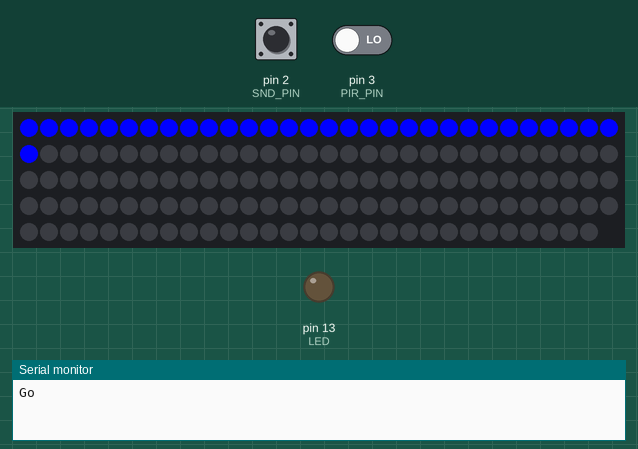
A sketch run on a simulated Arduino Uno, built with avr-gcc and run on an emulated ATmega328P. Parts: 149 RGB LEDs in strip order, left to right, continuing on the next row, output pins drawn as LEDs (lit = HIGH), the last lines printed to the serial monitor. The inputs (shaded band) are chosen by the test bench; at power-on: pin 2 (SND_PIN) HIGH, pin 3 (PIR_PIN) LOW. Dim RGB values are drawn brighter than linear.

Above: at 10.3 s.
10.4 s: pin 2 (SND_PIN) driven LOW
At 11.98 s:
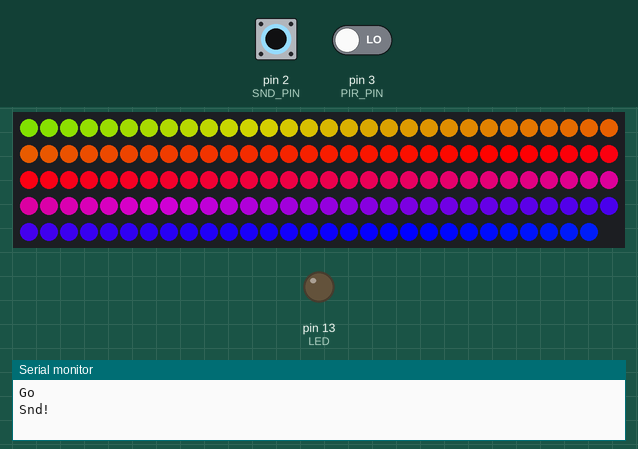
12.0 s: pin 3 (PIR_PIN) driven HIGH
At 12.8 s:
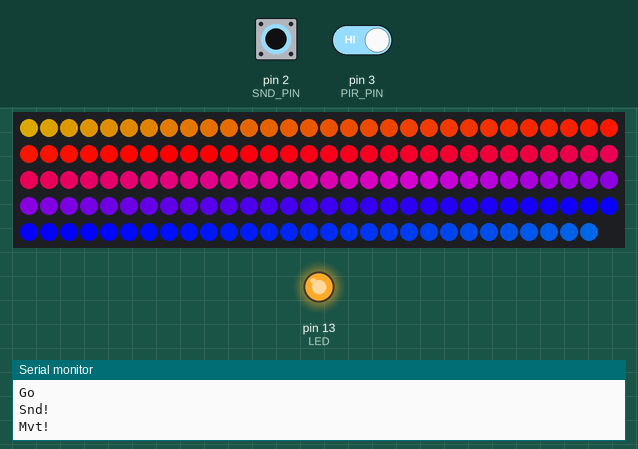
13.6 s: pin 3 (PIR_PIN) driven LOW
At 15.16 s:
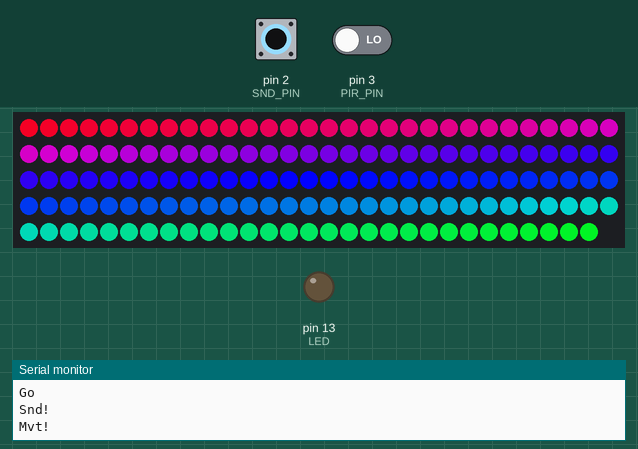
15.2 s: pin 3 (PIR_PIN) driven HIGH
At 16.1 s:
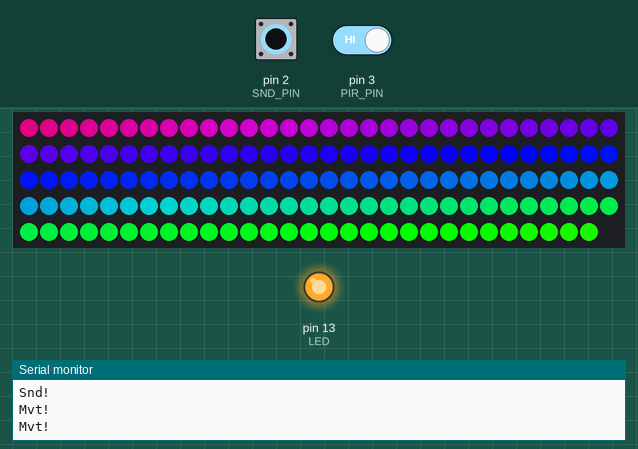
16.8 s: pin 2 (SND_PIN) pulsed HIGH 2 times (0.12 s each, 0.3 s apart)
At 17.4 s:
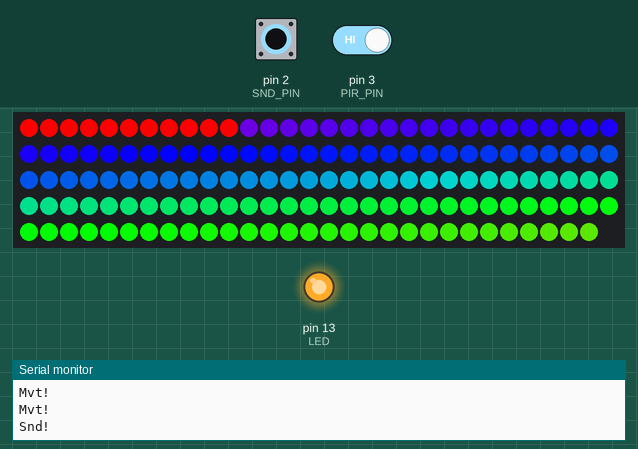
19.6 s: pin 2 (SND_PIN) pulsed HIGH 5 times (0.12 s each, 0.3 s apart)
At 20.2 s:
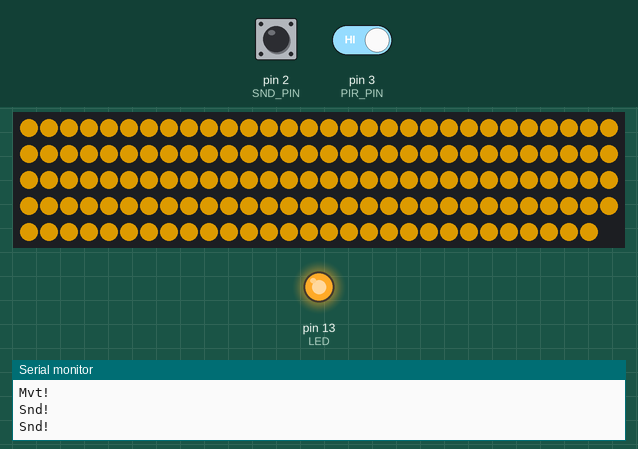
Timing chart, 0 to 22.6 s (numbered marks = the images above; inputs shaded):
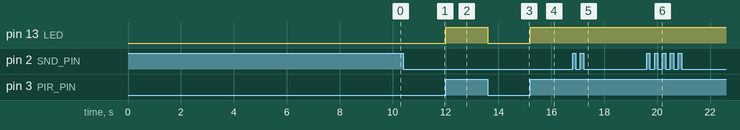

Measured:
- after the input at 10.4 s, the LEDs: first change after 0.07 s (image 1 shows a later state)
- after the input at 12.0 s, pin 13 (LED): LOW → HIGH at once
- after the input at 13.6 s, pin 13 (LED): HIGH → LOW at once
- after the input at 15.2 s, pin 13 (LED): LOW → HIGH at once
- after the input at 19.6 s, the LEDs: first differ from a run without the input after 0.13 s (image 6)

The sketch:

LightShow.ino
```cpp
// When motion is detected the strand is turned ON
// in low/slow mode
// when sound is detected it goes wild
// when no motion is detected during 15s it goes low/slow mode
// when no motion is detected during 30s it turns off

#include "TimerOne.h"
#include <Adafruit_NeoPixel.h>

#define SERIAL_TRACE

//SND is connected on pin 2 (external interrupt 0)
//and the LED will be flipped when the interrupt is raised
//SND will go LOW when sound is detected
#define SND_PIN  2
//PIR is connected on pin 3 (external interrupt 1)
//and the LED will be flipped when the interrupt is raised
//PIR will go LOW when motion is detected
#define PIR_PIN  3

// LED will be used as movement status indicator: ON meaning movement
#define LED 13

//Light strip on pin 10
#define STRAND_PIN 10

//timeout in ms before going in sleep mode
#define NO_MVT_SLEEP_DELAY 60000
//timeout in ms before shuting down
#define NO_MVT_SHUTDOWN_DELAY 120000
//time in ms between two snd events
#define SND_DELAY 500

//brightness of strand during light show
#define HI_BRIGHTNESS 255
//brightness of strand during standby mode
#define LO_BRIGHTNESS 16

//number of lighting schemes
#define NB_SHOW 6

volatile int sndState = LOW;
volatile int PIRState = LOW;
volatile int PIRVal = 0;
volatile unsigned long lastPIRTime = 0;
volatile unsigned long lastSNDTime = 0;
volatile int showType = 0;
volatile boolean _break = false;

#define SHUTDOWN 0
#define SLEEP 1
#define LIGHTSHOW 2
#define WHITE_LIGHT 3
#define IDLE_ 4

int state = LIGHTSHOW;
int lastState = state;
int ledState = LOW;

Adafruit_NeoPixel strip = Adafruit_NeoPixel(149, STRAND_PIN, NEO_GRB + NEO_KHZ800);

// defines for serial commands
#define NO_ACTION 245
#define SND_OFF 'a'
#define SND_ON 'b'
#define MVT_OFF 'c'
#define MVT_ON 'd'
#define NO_SLEEP 'e'
#define ALLOW_SLEEP 'f'
#define WHITE_LIGHT_ON 'g'
#define LIGHTSHOW_CMD 'h'
#define SHUTDOWN_CMD 'i'
byte fromSerial = NO_ACTION;

void setup()
{
  pinMode(LED, OUTPUT);
  lastPIRTime = lastSNDTime = millis();
  enable_SND(true);
  enable_MVT(true);
  Timer1.initialize(1000000); // Set period to 1s
  Timer1.attachInterrupt(timerCallback);  // attaches timerCallback() as a timer overflow interrupt
  strip.begin();
  strip.show(); // Initialize all pixels to 'off'
  Serial.begin(9600);
  #ifdef SERIAL_TRACE
    Serial.println("Go");
  #endif
}

void enable_SND(boolean activate)
{
  if(activate)
    attachInterrupt(0, sound, FALLING);
  else
    detachInterrupt(0);
}

void enable_MVT(boolean activate)
{
  if(activate)
    attachInterrupt(1, movement, CHANGE);
  else
    detachInterrupt(1);
}

void enableSleepTimer(boolean enable)
{
  if(enable)
    Timer1.restart();
  else
    Timer1.stop();
}

void serialEvent()
{
  fromSerial = Serial.read();
  #ifdef SERIAL_TRACE
    Serial.print("Rcv:");
    Serial.println(fromSerial);
  #endif
  switch(fromSerial)
  {
    case SND_OFF:
      enable_SND(false);
    break;
    case SND_ON:
      enable_SND(true);
    break;
    case MVT_OFF:
      enable_MVT(false);
    break;
    case MVT_ON:
      enable_MVT(true);
    break;
    case NO_SLEEP:
      enable_Sleep(false);
    break;
    case ALLOW_SLEEP:
      enable_Sleep(true);
    break;
    case WHITE_LIGHT_ON:
      setState(WHITE_LIGHT);
    break;
    case SHUTDOWN_CMD:
      setState(SHUTDOWN);
    break;
    case LIGHTSHOW_CMD:
      setState(LIGHTSHOW);
    break;
  }
}

void enable_Sleep(boolean enable)
{
  if(enable)
  {
   lastPIRTime = millis();
  }
  if(!enable && (state == SLEEP || state == SHUTDOWN))
  {
    setState(lastState);
  }
  enableSleepTimer(enable);
}

void setState(int newState)
{
  if(newState != state)
  {
    if(state = SLEEP)
      digitalWrite(LED, LOW); // turn off blinking LED
    if(state == LIGHTSHOW || state == WHITE_LIGHT)
      lastState = state;
    state = newState;
    _break = true;
    #ifdef SERIAL_TRACE
      Serial.print("new State: ");
      Serial.println(newState);
    #endif
  }
}

void loop()
{
  switch(state)
  {
    default:
    case SHUTDOWN:
      setColor(strip.Color(0, 0, 0));
       //turn the LED off while sleeping
      ledState = !ledState;
      digitalWrite(LED, LOW);
    break;
    case SLEEP:
      strip.setBrightness(LO_BRIGHTNESS);
      strip.show();
      //blink the LED while sleeping
      ledState = !ledState;
      digitalWrite(LED, ledState);
      delay(500);
    break;
    case LIGHTSHOW:
      strip.setBrightness(HI_BRIGHTNESS);
      strip.show();
      //showType = 3;
      switch(showType%(NB_SHOW+1))
      {
        default:
        case 0:
          if(colorWipe(strip.Color(0, 0, 255), 25, false)) // Blue
            colorWipe(strip.Color(0, 0, 0), 25, true);
          break;
        case 1:
          rainbow(40);
          break;
        case 2:
          if(colorWipe(strip.Color(255, 0, 0), 25, false)) // Red
            colorWipe(strip.Color(0, 0, 0), 25, true);
          break;
        case 3:
          if(colorFull(Wheel(50), 1000))
            if(colorFull(Wheel(150), 1000))
              if(colorFull(Wheel(200), 1000))
                colorFull(Wheel(250), 1000);
          break;
        case 4:
          if(colorWipe(strip.Color(0, 255, 0), 25, false)) // Green
            colorWipe(strip.Color(0, 0, 0), 25, true);
          break;
        case 5:
          rainbowCycle(40);
          break;
        case 6:
          if(colorFull(Wheel(10), 200))
            if(colorFull(Wheel(57), 200))
              if(colorFull(Wheel(123), 200))
                colorFull(Wheel(213), 200);
          break;
      }
    break;
    case WHITE_LIGHT:
      strip.setBrightness(HI_BRIGHTNESS);
      colorFull(strip.Color(254, 254, 254), 0);
      strip.show();
      setState(IDLE_);
    break;
    case IDLE_:
    // do nothing!
    break;
  }
  //STATE MACHINE
}

void movement()
{
  PIRVal = digitalRead(PIR_PIN);
  if (PIRVal == HIGH)
  {
    if (PIRState == LOW) // we have just turned on
    {
      #ifdef SERIAL_TRACE
        Serial.println("Mvt!");
      #endif
      PIRState = HIGH;
      // get out of sleep/shutdown mode
      setState(lastState);
    }
  }
  else
  {
    if (PIRState == HIGH) // we have just turned of
    {
      //Serial.println("Motion ended!");      // We only want to print on the output change, not state
      PIRState = LOW;
      lastPIRTime = millis(); // we memorize the time of the end of the last movement
    }
  }
  digitalWrite(LED, PIRState);
}

void sound()
{
  // SND sensor can generate multiple successive interrupts, we allow only one each 500ms
  unsigned long elapsedSinceLastSnd = millis() - lastSNDTime;
  if(elapsedSinceLastSnd > SND_DELAY)
  {
    //We had sound -> change show type
    showType++;
    //break out of loops
    _break = true;
    lastSNDTime = millis();
    #ifdef SERIAL_TRACE
        Serial.println("Snd!");
    #endif
  }
  // a sound is treated as a movement to reset shutdown countdown
  lastPIRTime = millis();
}


void timerCallback()
{
  unsigned long elapsedSinceLastMvt = millis() - lastPIRTime;
  if(elapsedSinceLastMvt > NO_MVT_SHUTDOWN_DELAY)
  {
    if(state != SHUTDOWN)
    {
      #ifdef SERIAL_TRACE
        Serial.println("Shuting Down ...");
      #endif
      setState(SHUTDOWN);
    }
  }
  else if(elapsedSinceLastMvt > NO_MVT_SLEEP_DELAY)
  {
    if(state != SLEEP)
    {
      #ifdef SERIAL_TRACE
        Serial.println("Sleep Mode ZZzzZZ");
      #endif
      setState(SLEEP);
    }
  }
  else
  {
    if(state == SLEEP || state == SHUTDOWN)
    {
      setState(lastState);
    }
  }
}

//Set givn color to all leds
void setColor(uint32_t c)
{
   for(uint16_t i=0; i<strip.numPixels(); i++) {
      strip.setPixelColor(i, c);
  }
  strip.show();
}

// Fill the dots one after the other with a color
boolean colorWipe(uint32_t c, uint8_t wait, boolean reverse) {
  for(uint16_t i=0; i<strip.numPixels(); i++) {
      strip.setPixelColor(reverse?strip.numPixels()-i:i, c);
      strip.show();
      delay(wait);
      if(_break)
      {
        _break = false;
        return false;
      }
  }
  return true;
}

boolean colorFull(uint32_t c, unsigned long wait) {
  for(uint16_t i=0; i<strip.numPixels(); i++) {
      strip.setPixelColor(i, c);
  }
  strip.show();
  if(wait>0)
  {
    unsigned long start = millis();
    do
    {
      delay(1);
      if(_break)
      {
        _break = false;
        return false;
      }
    }
    while(millis()-start<wait);
  }
  return true;
}

void rainbow(uint8_t wait) {
  uint16_t i, j;

  for(j=0; j<256; j++) {
    for(i=0; i<strip.numPixels(); i++) {
      strip.setPixelColor(i, Wheel((i+j) & 255));
    }
    strip.show();
    delay(wait);
    if(_break)
    {
      _break = false;
      break;
    }
  }
}

// Slightly different, this makes the rainbow equally distributed throughout
void rainbowCycle(uint8_t wait) {
  uint16_t i, j;

  for(j=0; j<256*5; j++) { // 5 cycles of all colors on wheel
    for(i=0; i< strip.numPixels(); i++) {
      strip.setPixelColor(i, Wheel(((i * 256 / strip.numPixels()) + j) & 255));
    }
    strip.show();
    delay(wait);
    if(_break)
    {
      _break = false;
      break;
    }
  }
}

// Input a value 0 to 255 to get a color value.
// The colours are a transition r - g - b - back to r.
uint32_t Wheel(byte WheelPos) {
  if(WheelPos < 85) {
   return strip.Color(WheelPos * 3, 255 - WheelPos * 3, 0);
  } else if(WheelPos < 170) {
   WheelPos -= 85;
   return strip.Color(255 - WheelPos * 3, 0, WheelPos * 3);
  } else {
   WheelPos -= 170;
   return strip.Color(0, WheelPos * 3, 255 - WheelPos * 3);
  }
}
```
